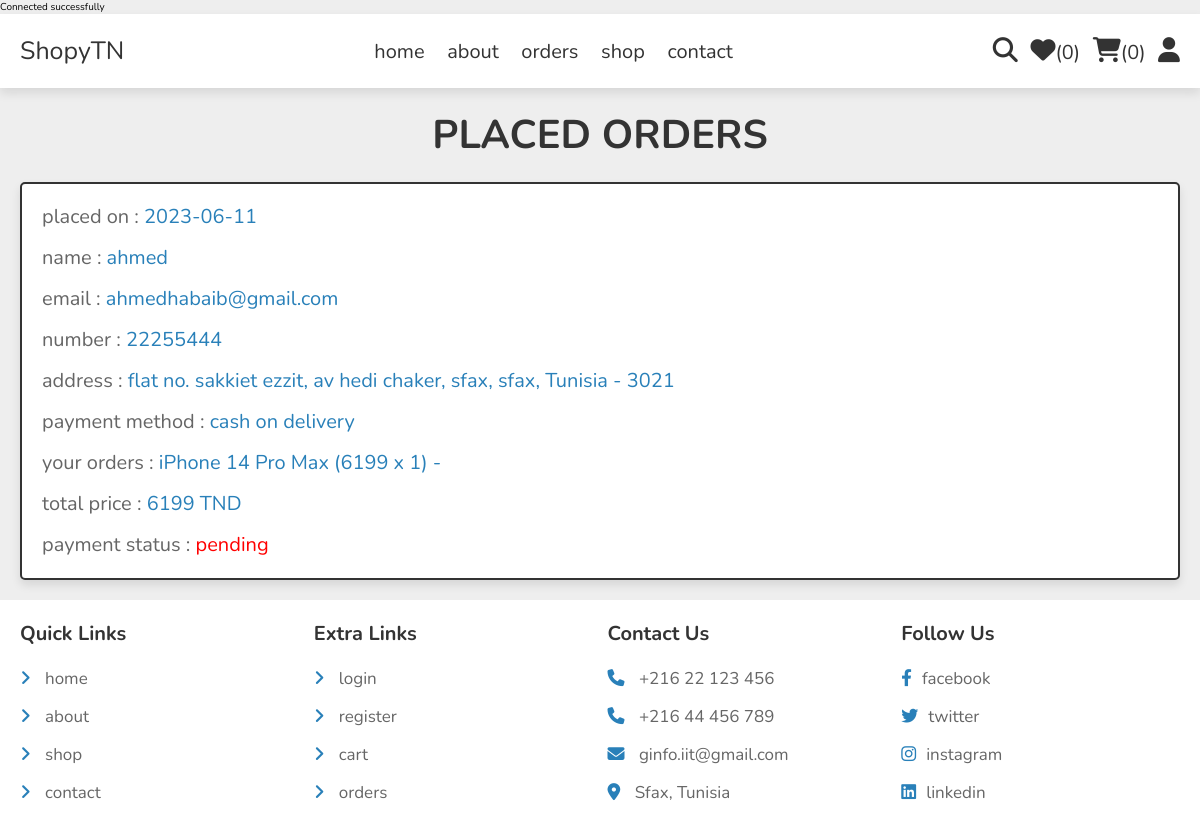
Page /orders.php (signed in) on the earlier database version.
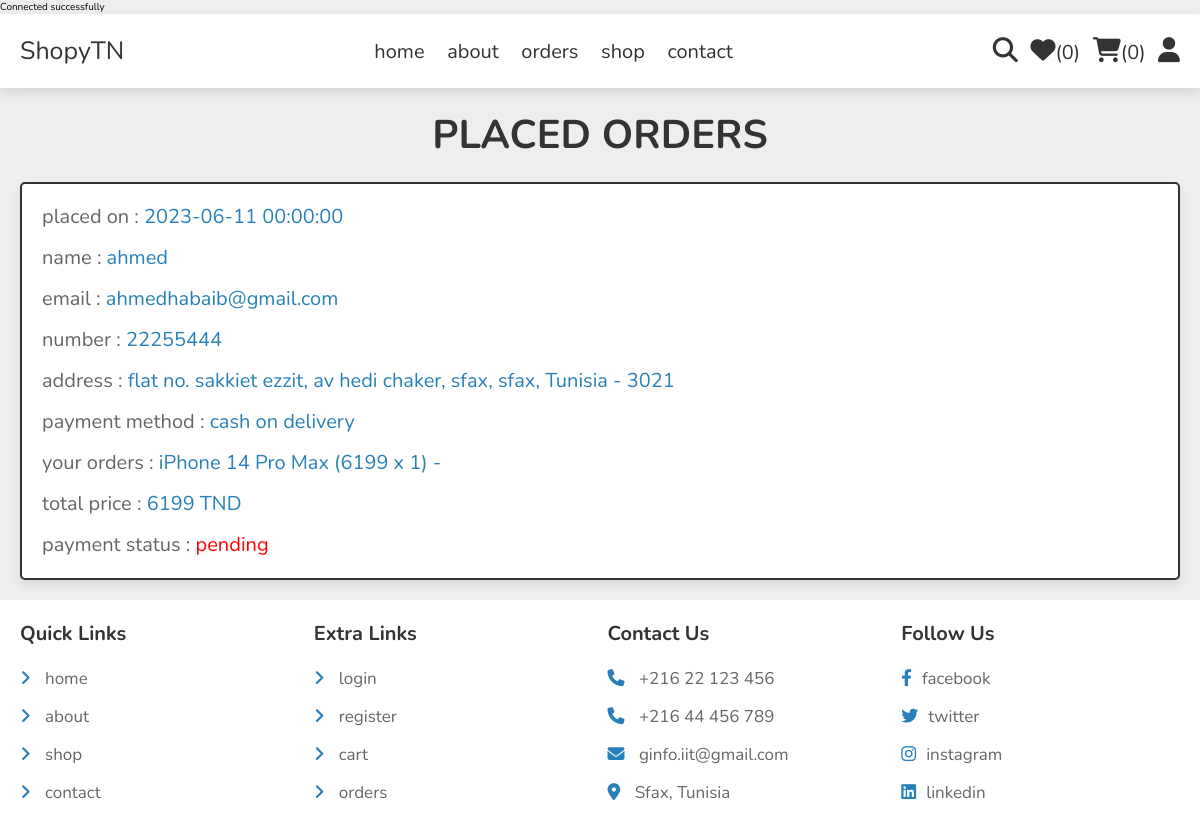
Same page on the later database version.
### tables this page shows
CREATE TABLE `orders` (
                          `id` int(100) NOT NULL,
                          `user_id` int(100) NOT NULL,
                          `name` varchar(20) NOT NULL,
                          `number` varchar(10) NOT NULL,
                          `email` varchar(50) NOT NULL,
                          `method` varchar(50) NOT NULL,
                          `address` varchar(500) NOT NULL,
                          `total_products` varchar(1000) NOT NULL,
                          `total_price` int(100) NOT NULL,
                          `placed_on` datetime NOT NULL DEFAULT current_timestamp(),
                          `payment_status` varchar(20) NOT NULL DEFAULT 'pending'
);

### orders.php (the view, shortened to what this page needs)
<?php
include 'components/connect.php';
if(isset($_SESSION['user_id'])){
   $user_id = $_SESSION['user_id'];
}else{
   $user_id = '';
};
?>
<!DOCTYPE html>
<html lang="en">
<head>
   <link rel="stylesheet" href="https://cdnjs.cloudflare.com/ajax/libs/font-awesome/6.1.1/css/all.min.css">
   <link rel="stylesheet" href="css/style.css">
</head>
<body>
<?php include 'components/user_header.php'; ?>
<section class="orders">
   <h1 class="heading">placed orders</h1>
   <div class="box-container">
   <?php
      if($user_id == ''){
         echo '<p class="empty">please login to see your orders</p>';
      }else{
         $select_orders = $conn->prepare("SELECT * FROM `orders` WHERE user_id = ?");
         $select_orders->execute([$user_id]);
         if($select_orders->rowCount() > 0){
            while($fetch_orders = $select_orders->fetch(PDO::FETCH_ASSOC)){
   ?>
   <div class="box">
      <p>placed on : <span><?= $fetch_orders['placed_on']; ?></span></p>
      <p>name : <span><?= $fetch_orders['name']; ?></span></p>
      <p>email : <span><?= $fetch_orders['email']; ?></span></p>
      <p>number : <span><?= $fetch_orders['number']; ?></span></p>
      <p>address : <span><?= $fetch_orders['address']; ?></span></p>
      <p>payment method : <span><?= $fetch_orders['method']; ?></span></p>
      <p>your orders : <span><?= $fetch_orders['total_products']; ?></span></p>
      <p>total price : <span><?= $fetch_orders['total_price']; ?> TND</span></p>
      <p> payment status : <span style="color:<?php if($fetch_orders['payment_status'] == 'pending'){ echo 'red'; }else{ echo 'green'; }; ?>"><?= $fetch_orders['payment_status']; ?></span> </p>
   </div>
   <?php
      }
      }else{
         echo '<p class="empty">no orders placed yet!</p>';
      }
      }
   ?>
   </div>
</section>
<?php include 'components/footer.php'; ?>
</body>
</html>

### components/user_header.php (shortened to what this page needs)
<header class="header">
   <section class="flex">
      <a href="home.php" class="logo">ShopyTN</a>
      <nav class="navbar">
         <a href="home.php">home</a>
         <a href="about.php">about</a>
         <a href="orders.php">orders</a>
         <a href="shop.php">shop</a>
         <a href="contact.php">contact</a>
      </nav>
      <div class="icons">
         <?php
            $count_wishlist_items = $conn->prepare("SELECT * FROM `wishlist` WHERE user_id = ?");
            $count_wishlist_items->execute([$user_id]);
            $total_wishlist_counts = $count_wishlist_items->rowCount();
            $count_cart_items = $conn->prepare("SELECT * FROM `cart` WHERE user_id = ?");
            $count_cart_items->execute([$user_id]);
            $total_cart_counts = $count_cart_items->rowCount();
         ?>
         <a href="search_page.php"><i class="fas fa-search"></i></a>
         <a href="wishlist.php"><i class="fas fa-heart"></i><span>(<?= $total_wishlist_counts; ?>)</span></a>
         <a href="cart.php"><i class="fas fa-shopping-cart"></i><span>(<?= $total_cart_counts; ?>)</span></a>
         <div id="user-btn" class="fas fa-user"></div>
      </div>
   </section>
</header>

### components/footer.php
<footer class="footer">
   <section class="grid">
      <div class="box">
         <h3>quick links</h3>
         <a href="home.php"> <i class="fas fa-angle-right"></i> home</a>
         <a href="about.php"> <i class="fas fa-angle-right"></i> about</a>
         <a href="shop.php"> <i class="fas fa-angle-right"></i> shop</a>
         <a href="contact.php"> <i class="fas fa-angle-right"></i> contact</a>
      </div>
      <div class="box">
         <h3>extra links</h3>
         <a href="user_login.php"> <i class="fas fa-angle-right"></i> login</a>
         <a href="user_register.php"> <i class="fas fa-angle-right"></i> register</a>
         <a href="cart.php"> <i class="fas fa-angle-right"></i> cart</a>
         <a href="orders.php"> <i class="fas fa-angle-right"></i> orders</a>
      </div>
      <div class="box">
         <h3>contact us</h3>
         <a href="tel:21622123456"><i class="fas fa-phone"></i> +216 22 123 456</a>
         <a href="tel:21644456789"><i class="fas fa-phone"></i> +216 44 456 789</a>
         <a href="mailto:ginfo.iit@gmail.com"><i class="fas fa-envelope"></i> ginfo.iit@gmail.com</a>
         <a href="https://www.google.com/myplace"><i class="fas fa-map-marker-alt"></i> Sfax, Tunisia </a>
      </div>
      <div class="box">
         <h3>follow us</h3>
         <a href="#"><i class="fab fa-facebook-f"></i>facebook</a>
         <a href="#"><i class="fab fa-twitter"></i>twitter</a>
         <a href="#"><i class="fab fa-instagram"></i>instagram</a>
         <a href="#"><i class="fab fa-linkedin"></i>linkedin</a>
      </div>
   </section>
</footer>

### css/style.css (style rules this page uses)
:root { --main-color:#2980b9; --orange:#f39c12; --red:#e74c3c; --black:#333; --white:#fff; --light-color:#666; --light-bg:#eee; --border:.2rem solid var(--black); --box-shadow:0 .5rem 1rem rgba(0,0,0,.1); }
* { font-family: 'Nunito', sans-serif; margin:0; padding:0; box-sizing: border-box; outline: none; border:none; text-decoration: none; }
html { font-size: 62.5%; overflow-x: hidden; }
body { background-color: var(--light-bg); }
section { padding:2rem; max-width: 1200px; margin:0 auto; }
.heading { font-size: 4rem; color:var(--black); margin-bottom: 2rem; text-align: center; text-transform: uppercase; }
.header { position: sticky; top:0; left:0; right:0; background-color: var(--white); box-shadow: var(--box-shadow); z-index: 1000; }
.header .flex { display: flex; align-items: center; justify-content: space-between; position: relative; }
.header .flex .logo { font-size: 2.5rem; color:var(--black); }
.header .flex .navbar a { margin:0 1rem; font-size: 2rem; color:var(--black); }
.header .flex .icons > * { margin-left: 1rem; font-size: 2.5rem; cursor: pointer; color:var(--black); }
.header .flex .icons a span { font-size: 2rem; }
.orders .box-container { display: flex; flex-wrap: wrap; gap:1.5rem; align-items: flex-start; }
.orders .box-container .box { padding:1rem 2rem; flex:1 1 40rem; border:var(--border); background-color: var(--white); box-shadow: var(--box-shadow); border-radius: .5rem; }
.orders .box-container .box p { margin:.5rem 0; line-height: 1.8; font-size: 2rem; color:var(--light-color); }
.orders .box-container .box p span { color:var(--main-color); }
.footer { background-color: var(--white); }
.footer .grid { display: grid; grid-template-columns: repeat(auto-fit, minmax(27rem, 1fr)); gap:1.5rem; align-items: flex-start; }
.footer .grid .box h3 { font-size: 2rem; color:var(--black); margin-bottom: 2rem; text-transform: capitalize; }
.footer .grid .box a { display: block; margin:1.5rem 0; font-size: 1.7rem; color:var(--light-color); }
.footer .grid .box a i { padding-right: 1rem; color:var(--main-color); transition: .2s linear; }

Differences in the rows shown:
changed orders "ahmed": placed_on "2023-06-11" → "2023-06-11 00:00:00"
